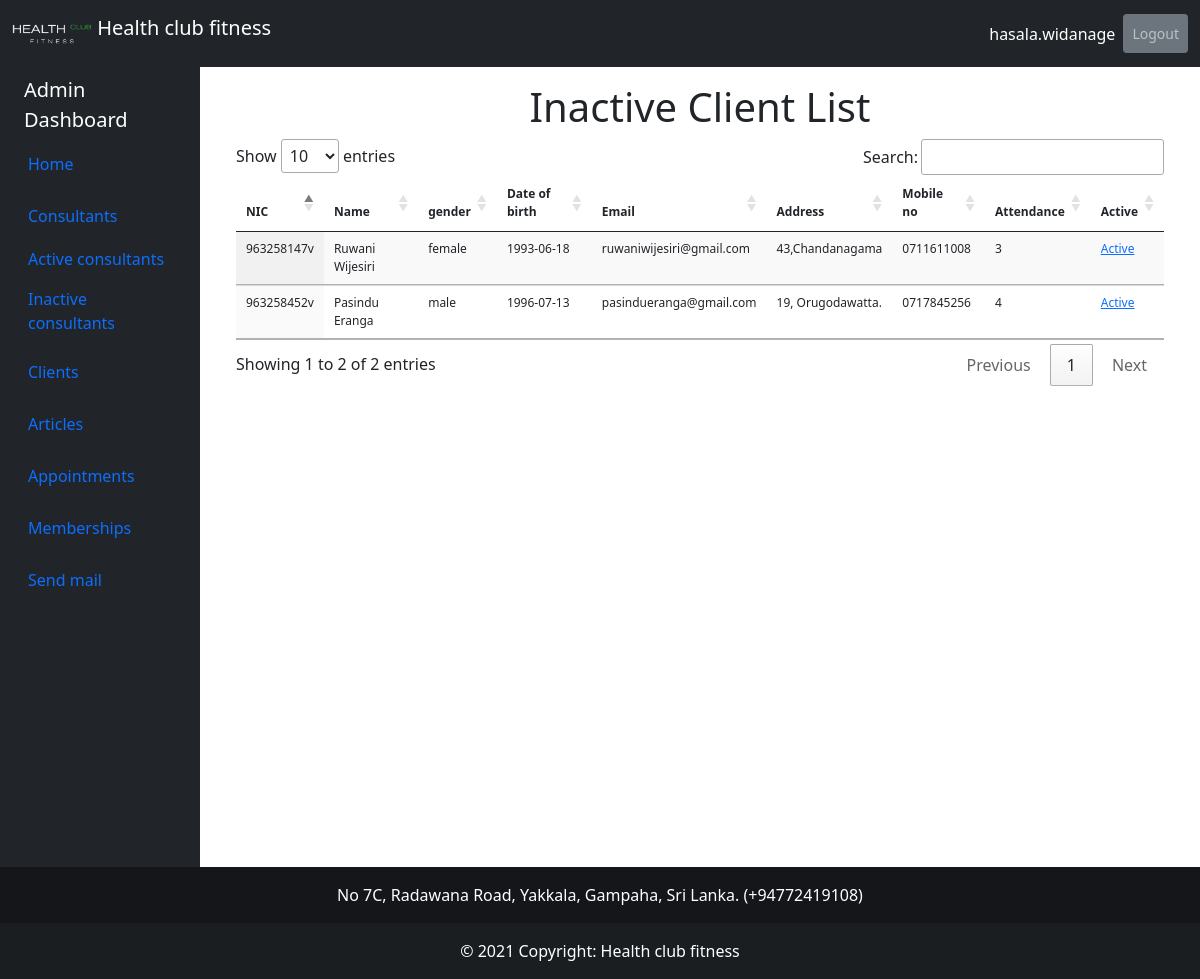
The app's page /client_list_admin_inactive.php (signed in) with its own data.
### tables this page shows
CREATE TABLE IF NOT EXISTS `client` (
  `nic` varchar(15) NOT NULL,
  `name` varchar(50) NOT NULL,
  `gender` varchar(20) NOT NULL,
  `dob` varchar(10) NOT NULL,
  `email` varchar(50) NOT NULL,
  `address` varchar(100) NOT NULL,
  `mobile_no` varchar(10) NOT NULL,
  `weight` varchar(3) NOT NULL,
  `height` varchar(3) NOT NULL,
  `injuries` varchar(200) NOT NULL,
  `non_spread_diseases` varchar(200) NOT NULL,
  `attendance` varchar(1) NOT NULL,
  `food_consumption` varchar(200) NOT NULL,
  `client_username` varchar(50) NOT NULL,
  `password` varchar(20) NOT NULL,
  `date_joined` timestamp NOT NULL DEFAULT CURRENT_TIMESTAMP,
  `deletion_indicator` varchar(20) DEFAULT NULL,
  PRIMARY KEY (`nic`)
);

### client_list_admin_inactive.php (the view, shortened to what this page needs)
<!DOCTYPE html>
<html lang="en">
<head>
    <link href="https://cdn.jsdelivr.net/npm/bootstrap@5.0.1/dist/css/bootstrap.min.css" rel="stylesheet">
    <link rel="stylesheet" type="text/css" href="https://cdn.datatables.net/1.11.1/css/jquery.dataTables.min.css">
</head>
<body>
<nav class="navbar navbar-expand-lg navbar-dark bg-dark ">
  <div class="container-fluid">
    <a class="navbar-brand" href="#">
    <img src="image/logo/HealthClubLogo.png" alt="" width="80" height="40" class="d-inline-block align-text-top">
        Health club fitness</a>
    <div class="collapse navbar-collapse" id="navbarNav">
      <ul class="navbar-nav ms-auto mb-2 mb-lg-0">
        <li class="nav-item ">
          <a class="nav-link"></a>
        </li>
        <li class="nav-item">
          <a class="nav-link"></a>
        </li>
        <li class="nav-item">
          <a class="nav-link active"><?php echo $_SESSION['AdminUser']; ?></a>
        </li>
        <li class="nav-item">
          <a class="nav-link btn btn-secondary btn-sm" role="button" href = "logout.php">Logout</a>
        </li>
      </ul>
    </div>
  </div>
</nav>
<div class="container-fluid">
    <div class="row flex-nowrap">
        <div class="col-auto col-md-3 col-xl-2 px-sm-2 px-0 bg-dark">
            <div class="d-flex flex-column align-items-center align-items-sm-start px-3 pt-2 text-white min-vh-100">
                <span class="fs-5 d-none d-sm-inline">Admin Dashboard</span>
                <ul class="nav nav-pills flex-column mb-sm-auto mb-0 align-items-center align-items-sm-start" id="menu">
                    <li class="nav-item">
                        <a href="admin_dashboard.php" class="nav-link align-middle px-0">
                            <i class="fs-4 bi-house"></i> <span class="ms-1 d-none d-sm-inline">Home</span>
                        </a>
                    </li>
                    <li>
                        <a href="#submenu1" data-bs-toggle="collapse" class="nav-link px-0 align-middle">
                            <i class="fs-4 bi-speedometer2"></i> <span class="ms-1 d-none d-sm-inline">Consultants</span> </a>
                        <ul class="collapse show nav flex-column ms-1" id="submenu1" data-bs-parent="#menu">
                            <li class="w-100">
                                <a href="consultant_list.php" class="nav-link px-0"> <span class="d-none d-sm-inline">Active consultants</span> </a>
                            </li>
                            <li>
                                <a href="consultant_list_inactive.php" class="nav-link px-0"> <span class="d-none d-sm-inline">Inactive consultants</span> </a>
                            </li>
                        </ul>
                    </li>
                    <li>
                        <a href="#submenu2" data-bs-toggle="collapse" class="nav-link px-0 align-middle ">
                            <i class="fs-4 bi-bootstrap"></i> <span class="ms-1 d-none d-sm-inline">Clients</span></a>
                    </li>
                    <li class="nav-item">
                        <a href="article_upload.php" class="nav-link align-middle px-0">
                            <i class="fs-4 bi-house"></i> <span class="ms-1 d-none d-sm-inline">Articles</span>
                        </a>
                    </li>
                    <li class="nav-item">
                        <a href="appointment_list.php" class="nav-link align-middle px-0">
                            <i class="fs-4 bi-house"></i> <span class="ms-1 d-none d-sm-inline">Appointments</span>
                        </a>
                    </li>
                    <li class="nav-item">
                        <a href="membership_fee.php" class="nav-link align-middle px-0">
                            <i class="fs-4 bi-house"></i> <span class="ms-1 d-none d-sm-inline">Memberships</span>
                        </a>
                    </li>
                    <li class="nav-item">
                        <a href="email_send.php" class="nav-link align-middle px-0">
                            <i class="fs-4 bi-house"></i> <span class="ms-1 d-none d-sm-inline">Send mail</span>
                        </a>
                    </li>
                </ul>
            </div>
        </div>
        <div class="col py-3">
<?php
  include "connection/connection2.php";
  $inactive_client_list = '';
  $query = "SELECT nic,name,gender,dob,email,address,mobile_no,attendance FROM client WHERE deletion_indicator = 'x' ORDER BY name";
  $inactive_clients = mysqli_query($connection, $query);
    while ($inactive_client = mysqli_fetch_assoc($inactive_clients)) {
      $inactive_client_list .= "<tr>";
      $inactive_client_list .= "<td>{$inactive_client['nic']}</td>";
      $inactive_client_list .= "<td>{$inactive_client['name']}</td>";
      $inactive_client_list .= "<td>{$inactive_client['gender']}</td>";
      $inactive_client_list .= "<td>{$inactive_client['dob']}</td>";
      $inactive_client_list .= "<td>{$inactive_client['email']}</td>";
      $inactive_client_list .= "<td>{$inactive_client['address']}</td>";
      $inactive_client_list .= "<td>{$inactive_client['mobile_no']}</td>";
      $inactive_client_list .= "<td>{$inactive_client['attendance']}</td>";
      $inactive_client_list .= "<td><a href=client_active.php?nic={$inactive_client['nic']}>Active</a></td>";
      $inactive_client_list .= "</tr>";
    }
 ?>
<div class="table-responsive px-4">
  <h5 class="display-6 text-center">Inactive Client List</h5>
  <table class="display table table-sm" id="example" style="font-size: 12px;">
    <thead>
      <tr>
        <th>NIC</th>
        <th>Name</th>
        <th>gender</th>
        <th>Date of birth</th>
        <th>Email</th>
        <th>Address</th>
        <th>Mobile no</th>
        <th>Attendance</th>
        <th>Active</th>
      </tr>
    </thead>
      <tbody>
      <?php echo $inactive_client_list; ?>
      </tbody>
  </table>
</div>
        </div>
    </div>
</div>
<footer class="bg-dark text-center text-white">
    <div class="text-center p-3" style="background-color: rgba(0, 0, 0, 0.4);">
        No 7C, Radawana Road, Yakkala, Gampaha, Sri Lanka. (+94772419108)
    </div>
    <div class="text-center p-3" style="background-color: rgba(0, 0, 0, 0.2);">
    © 2021 Copyright: Health club fitness
    </div>
</footer>
</body>
</html>

### records on screen
client: nic "963258452v", name "Pasindu Eranga", gender "male", dob "1996-07-13", email "pasindueranga@gmail.com", address "19, Orugodawatta.", mobile_no "0717845256", attendance "4"
client: nic "963258147v", name "Ruwani Wijesiri", gender "female", dob "1993-06-18", email "ruwaniwijesiri@gmail.com", address "43,Chandanagama", mobile_no "0711611008", attendance "3"

### other values on screen
$_SESSION['AdminUser'] "hasala.widanage"
